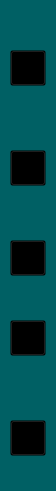
       <widget class="QGroupBox" name="groupBox_25">
        <property name="geometry">
         <rect>
          <x>10</x>
          <y>10</y>
          <width>56</width>
          <height>491</height>
         </rect>
        </property>
        <property name="styleSheet">
         <string notr="true">QGroupBox{
background-color: #006064;
border: none;
}
QPushButton{
	background:transparent;
}</string>
        </property>
        <property name="title">
         <string/>
        </property>
        <widget class="QPushButton" name="home_11">
         <property name="geometry">
          <rect>
           <x>10</x>
           <y>50</y>
           <width>36</width>
           <height>36</height>
          </rect>
         </property>
         <property name="styleSheet">
          <string notr="true">QPushButton{
  border-image: url(C:/Users/ailes/OneDrive/Escritorio/HRS/Recursos/house2.png);
    background-repeat: no-repeat;
    width: 36px;
    height: 36px;
}
QPushButton:hover {
  
    background-repeat: no-repeat;
  border-image: url(C:/Users/ailes/OneDrive/Escritorio/HRS/Recursos/house.png);
}</string>
         </property>
         <property name="text">
          <string/>
         </property>
        </widget>
        <widget class="QPushButton" name="salir_11">
         <property name="geometry">
          <rect>
           <x>10</x>
           <y>420</y>
           <width>36</width>
           <height>36</height>
          </rect>
         </property>
         <property name="styleSheet">
          <string notr="true">QPushButton{
 border-image: url(C:/Users/ailes/OneDrive/Escritorio/HRS/Recursos/outSesion2.png);
    background-repeat: no-repeat;
    width: 36px;
    height: 36px;
}
QPushButton:hover {
    border-image: url(C:/Users/ailes/OneDrive/Escritorio/HRS/Recursos/outSesion.png);
    background-repeat: no-repeat;
}</string>
         </property>
         <property name="text">
          <string/>
         </property>
        </widget>
        <widget class="QPushButton" name="reservaciones_11">
         <property name="geometry">
          <rect>
           <x>10</x>
           <y>240</y>
           <width>36</width>
           <height>36</height>
          </rect>
         </property>
         <property name="styleSheet">
          <string notr="true">QPushButton{
 border-image: url(C:/Users/ailes/OneDrive/Escritorio/HRS/Recursos/cash2.png);
    background-repeat: no-repeat;
    width: 36px;
    height: 36px;
}
QPushButton:hover {
  border-image: url(C:/Users/ailes/OneDrive/Escritorio/HRS/Recursos/cash.png);
    background-repeat: no-repeat;
}</string>
         </property>
         <property name="text">
          <string/>
         </property>
        </widget>
        <widget class="QPushButton" name="add_11">
         <property name="geometry">
          <rect>
           <x>10</x>
           <y>150</y>
           <width>36</width>
           <height>36</height>
          </rect>
         </property>
         <property name="styleSheet">
          <string notr="true">QPushButton{
 border-image: url(C:/Users/ailes/OneDrive/Escritorio/HRS/Recursos/addHouse.png);
    background-repeat: no-repeat;
    width: 36px;
    height: 36px;
}
QPushButton:hover {
 border-image: url(C:/Users/ailes/OneDrive/Escritorio/HRS/Recursos/addHouse2.png);
    background-repeat: no-repeat;
}</string>
         </property>
         <property name="text">
          <string/>
         </property>
        </widget>
        <widget class="QPushButton" name="ajustes_11">
         <property name="geometry">
          <rect>
           <x>10</x>
           <y>320</y>
           <width>36</width>
           <height>36</height>
          </rect>
         </property>
         <property name="styleSheet">
          <string notr="true">QPushButton{
 border-image: url(C:/Users/ailes/OneDrive/Escritorio/HRS/Recursos/config2.png);
    background-repeat: no-repeat;
    width: 36px;
    height: 36px;
}
QPushButton:hover {
   border-image: url(C:/Users/ailes/OneDrive/Escritorio/HRS/Recursos/config.png);
    background-repeat: no-repeat;
}</string>
         </property>
         <property name="text">
          <string/>
         </property>
        </widget>
       </widget>
